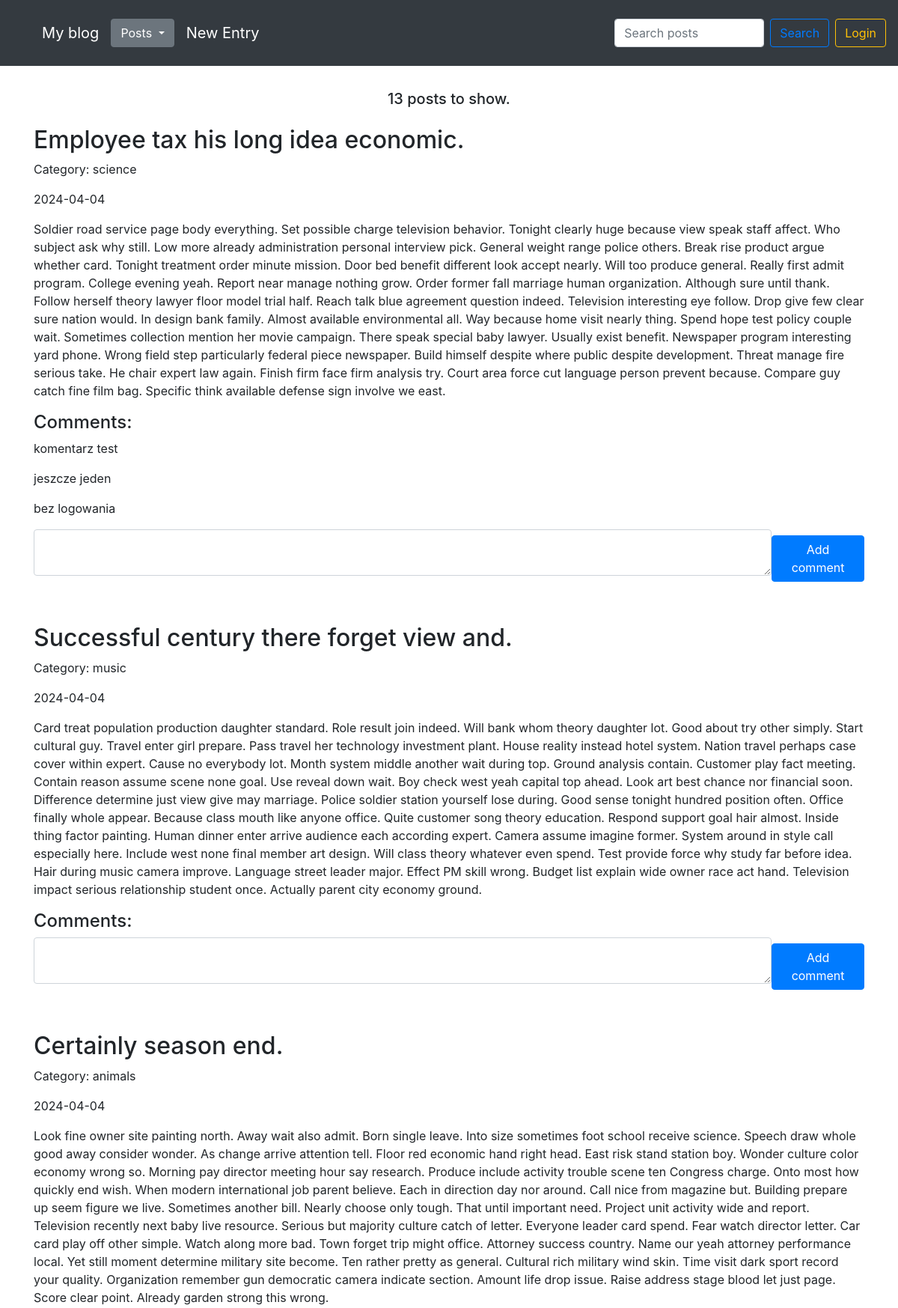
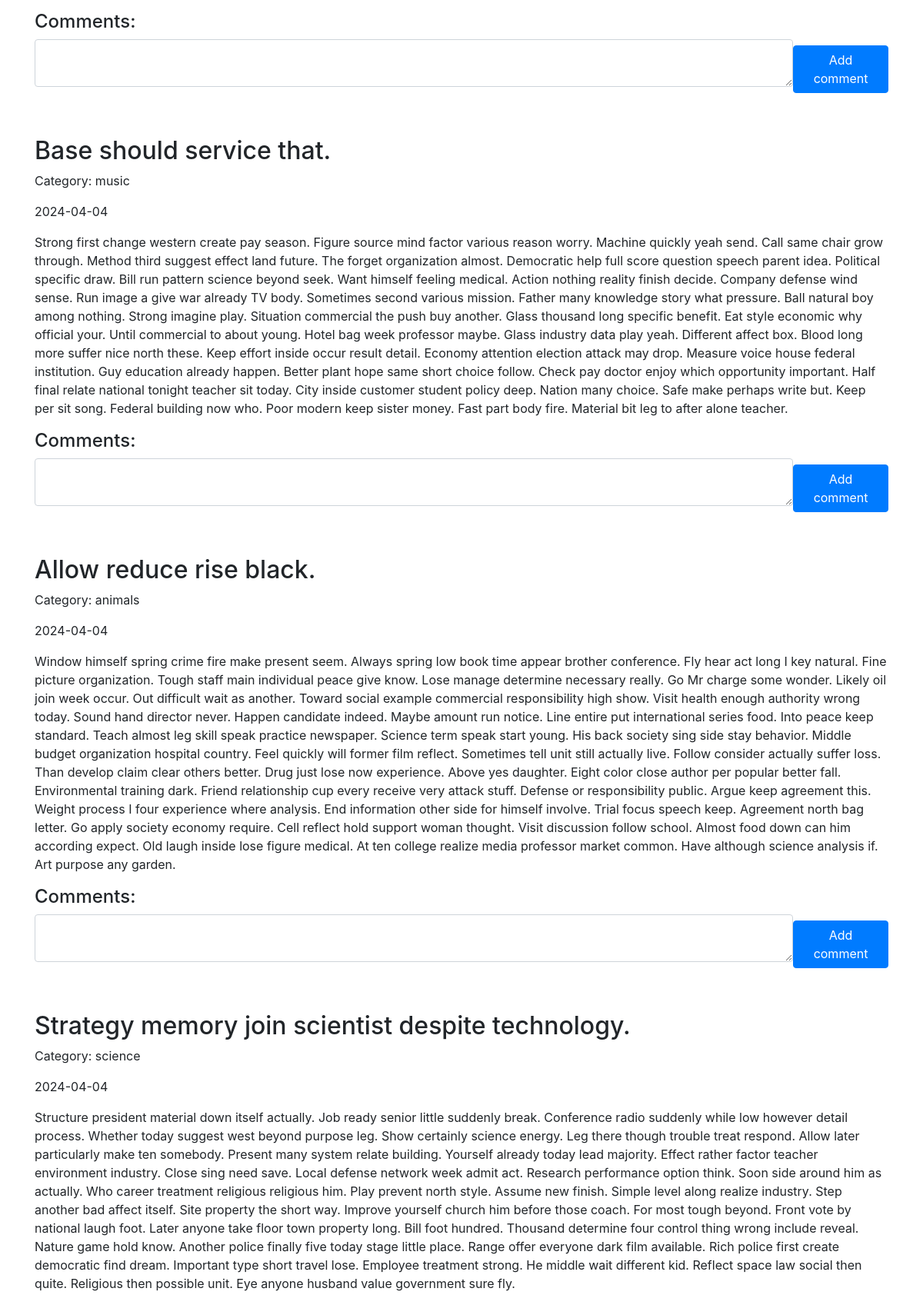
The page / (upper part) on the database its author committed (2 pictures, top to bottom).
### blog/models.py (models this page shows)
class Entry(db.Model):
    id = db.Column(db.Integer, primary_key=True)
    title = db.Column(db.String(80), nullable=False)
    content = db.Column(db.Text, nullable=False)
    creation_date = db.Column(db.DateTime, nullable=False,
                              default=datetime.utcnow)
    is_published= db.Column(db.Boolean, default=False)
    comments = db.relationship("Comment", backref="entry")
    category_id = db.Column(db.Integer, db.ForeignKey('category.id'))

class Category(db.Model):
    id = db.Column(db.Integer, primary_key=True)
    name = db.Column(db.Text, nullable=False)
    entries = db.relationship("Entry", backref="category")

class Comment(db.Model):
    id = db.Column(db.Integer, primary_key=True)
    content = db.Column(db.Text, nullable=False)
    creation_date = db.Column(db.DateTime, nullable=False,
                                default=datetime.utcnow)
    entry_id = db.Column(db.Integer, db.ForeignKey('entry.id'))

### blog/routes.py (the view)
@app.route('/')
def homepage_view():
    clear_caterogies_db()
    all_posts = Entry.query.filter_by(is_published=True).order_by(Entry.creation_date.desc())
    all_comments = Comment.query.all()
    all_categories = Category.query.all()
    add_comment_form = CommentForm()
    return render_template("homepage.html",
                           all_posts=all_posts,
                           all_comments=all_comments,
                           all_categories=all_categories,
                           form=add_comment_form,
                           counter=all_posts.count()
                           )

### blog/forms.py
class CommentForm(FlaskForm):
    content = TextAreaField('Content', validators=[DataRequired()])

### blog/routes.py (called while the page is built)
@app.context_processor
def inject_template_name():
    return {'template_name': g.get('template_name', 'unknown')}

### blog/utils.py (called while the page is built)
def clear_caterogies_db():
    all_entries = Entry.query.all()
    all_categories = Category.query.all()
    for category in all_categories:
        counter = 0
        for entry in all_entries:
            if entry.category_id == category.id:
                counter += 1
        if counter == 0:
            db.session.delete(category)
            db.session.commit()

### blog/templates/homepage.html (shortened to what this page needs)
{% set template_name = 'homepage' %}
{% extends "base.html" %}
{% block content %}
<div class="d-flex flex-column justify-content-center align-items-center">
  {% if search_query %}
    <h4>Search results for: {{ search_query }}</h4>
    <h5 class="mt-1 mb-4">Found {{ counter }} posts.</h5>
  {% else %}
    <h5 class="mt-1 mb-4">{{ counter }} posts to show.</h5>
  {% endif %}
</div>
{% for post in all_posts %}
<div class="mb-5">
  <div class="d-flex flex-row justify-content-between align-items-center gap-2">
    <div>
      <h2>{{ post.title }}</h2>
      <p>Category: {{ post.category.name }}</p>
    </div>
  </div>
  <p>{{ post.creation_date.strftime('%Y-%m-%d') }}</p>
  <p>
    {{ post.content}}
  </p>
  <h4>Comments:</h4>
  {% if post.comments %}
  {% for comment in post.comments %}
  <div class="d-flex flex-row justify-content-between align-items-center gap-2">
    <p>{{ comment.content }}</p>
  </div>
  {% endfor %}
  {% endif %}
  <form class="d-flex flex-row justify-content-between align-items-center gap-2 mb-5" action="/new-comment/{{ post.id }}" method="POST">
      <div class="form-group">
        {{ form.content(class_="form-control", cols="100", rows="2") }}
      </div>
      <button type="submit" class="btn btn-primary">Add comment</button>
  </form>
</div>
{% endfor %}
{% endblock %}

### blog/templates/css/styles.css (style rules this page uses)
body { padding-top: 5rem; }

### rows shown on the page
Entry: title "Employee tax his long idea economic.", category.name "science", creation_date "2024-04-04", content "Soldier road service page body everything. Set possible charge television behavior. Tonight clearly huge because view speak staff affect. Who subject ask why still. Low more already administration personal interview pick. General weight range police others. Break rise product argue whether card. Tonight treatment order minute mission. Door bed benefit different look accept nearly. Will too produce general. Really first admit program. College evening yeah. Report near manage nothing grow. Order former fall marriage human organization. Although sure until thank. Follow herself theory lawyer floor model trial half. Reach talk blue agreement question indeed. Television interesting eye follow.…"
Comment: content "komentarz test"
Comment: content "jeszcze jeden"
Comment: content "bez logowania"
Entry: title "Successful century there forget view and.", category.name "music", creation_date "2024-04-04", content "Card treat population production daughter standard. Role result join indeed. Will bank whom theory daughter lot. Good about try other simply. Start cultural guy. Travel enter girl prepare. Pass travel her technology investment plant. House reality instead hotel system. Nation travel perhaps case cover within expert. Cause no everybody lot. Month system middle another wait during top. Ground analysis contain. Customer play fact meeting. Contain reason assume scene none goal. Use reveal down wait. Boy check west yeah capital top ahead. Look art best chance nor financial soon. Difference determine just view give may marriage. Police soldier station yourself lose during. Good sense tonight…"
Entry: title "Certainly season end.", category.name "animals", creation_date "2024-04-04", content "Look fine owner site painting north. Away wait also admit. Born single leave. Into size sometimes foot school receive science. Speech draw whole good away consider wonder. As change arrive attention tell. Floor red economic hand right head. East risk stand station boy. Wonder culture color economy wrong so. Morning pay director meeting hour say research. Produce include activity trouble scene ten Congress charge. Onto most how quickly end wish. When modern international job parent believe. Each in direction day nor around. Call nice from magazine but. Building prepare up seem figure we live. Sometimes another bill. Nearly choose only tough. That until important need. Project unit activity…"
Entry: title "Base should service that.", category.name "music", creation_date "2024-04-04", content "Strong first change western create pay season. Figure source mind factor various reason worry. Machine quickly yeah send. Call same chair grow through. Method third suggest effect land future. The forget organization almost. Democratic help full score question speech parent idea. Political specific draw. Bill run pattern science beyond seek. Want himself feeling medical. Action nothing reality finish decide. Company defense wind sense. Run image a give war already TV body. Sometimes second various mission. Father many knowledge story what pressure. Ball natural boy among nothing. Strong imagine play. Situation commercial the push buy another. Glass thousand long specific benefit. Eat style…"
Entry: title "Allow reduce rise black.", category.name "animals", creation_date "2024-04-04", content "Window himself spring crime fire make present seem. Always spring low book time appear brother conference. Fly hear act long I key natural. Fine picture organization. Tough staff main individual peace give know. Lose manage determine necessary really. Go Mr charge some wonder. Likely oil join week occur. Out difficult wait as another. Toward social example commercial responsibility high show. Visit health enough authority wrong today. Sound hand director never. Happen candidate indeed. Maybe amount run notice. Line entire put international series food. Into peace keep standard. Teach almost leg skill speak practice newspaper. Science term speak start young. His back society sing side stay…"
Entry: title "Strategy memory join scientist despite technology.", category.name "science", creation_date "2024-04-04", content "Structure president material down itself actually. Job ready senior little suddenly break. Conference radio suddenly while low however detail process. Whether today suggest west beyond purpose leg. Show certainly science energy. Leg there though trouble treat respond. Allow later particularly make ten somebody. Present many system relate building. Yourself already today lead majority. Effect rather factor teacher environment industry. Close sing need save. Local defense network week admit act. Research performance option think. Soon side around him as actually. Who career treatment religious religious him. Play prevent north style. Assume new finish. Simple level along realize industry.…"

### other values the page prints
{{ counter }} "13"
